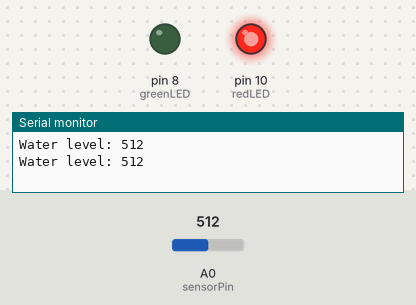
Bench run of a sketch on a simulated Arduino Uno, built with avr-gcc and run on an emulated ATmega328P. Shown: output pins drawn as LEDs (lit = HIGH), the last lines printed to the serial monitor. The inputs (shaded band) are chosen by the test bench; at power-on: A0 (sensorPin) = 512. Pins used as bus, display or sensor lines are not drawn.

Above: at 1.8 s.
1.9 s: A0 (sensorPin) set to 111
3.4 s: A0 (sensorPin) set to 94
At 4.3 s:
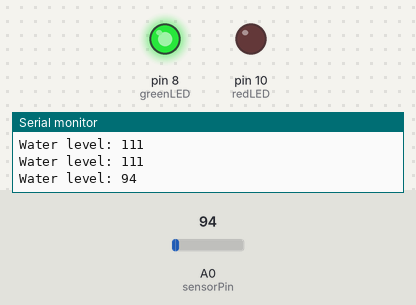
5.5 s: A0 (sensorPin) set to 110
At 6.6 s:
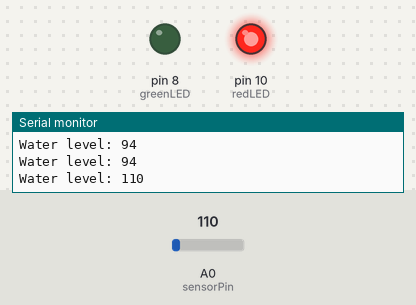
7.5 s: A0 (sensorPin) set to 90
At 8.9 s:
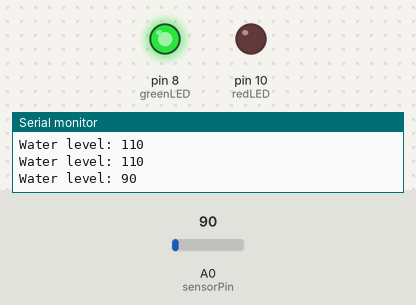
Timing chart, 0 to 10.5 s (numbered marks = the images above; inputs shaded):
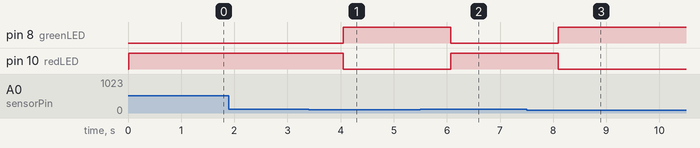

Measured:
- the behaviour switches between 101 and 100 on A0 (sensorPin) (found by bisection; images 0 and 1)
- after the input at 3.4 s, pin 8 (greenLED): LOW → HIGH after 0.65 s; pin 10 (redLED): HIGH → LOW after 0.65 s
- after the input at 5.5 s, pin 8 (greenLED): HIGH → LOW after 0.57 s; pin 10 (redLED): LOW → HIGH after 0.57 s
- after the input at 7.5 s, pin 8 (greenLED): LOW → HIGH after 0.59 s; pin 10 (redLED): HIGH → LOW after 0.59 s

The sketch:

Water_sensor_and_LEDs.ino
```cpp
const int sensorPin = A0;
const int sensorPower = 7;

int val;

const int redLED = 10;
const int greenLED = 8;

void setup() {
  // put your setup code here, to run once:
  pinMode(sensorPower, OUTPUT);
  pinMode(sensorPin, INPUT);

  // LEDs
  pinMode(greenLED, OUTPUT);
  pinMode(redLED, OUTPUT);

  // Set to LOW to ensure no power flows through the sensor
  digitalWrite(sensorPower, LOW);

  Serial.begin(9600);
}

void loop() {
  // put your main code here, to run repeatedly:

  // Reading the sensor value
  digitalWrite(sensorPower, HIGH); // Turn sensor ON
  delay(10); // wait 10 ms
  val = analogRead(sensorPin); // Read the analog value from the sensor
  digitalWrite(sensorPower, LOW); // Turn the sensor OFF

  // Displaying the water level
  Serial.print("Water level: ");
  Serial.println(val);

  // Light the appropriate LED according to the water level
  if (val > 100){
    digitalWrite(greenLED, LOW);
    digitalWrite(redLED, HIGH);
  } else {
    digitalWrite(greenLED, HIGH);
    digitalWrite(redLED, LOW);
  }

  delay(1000);
}
```
